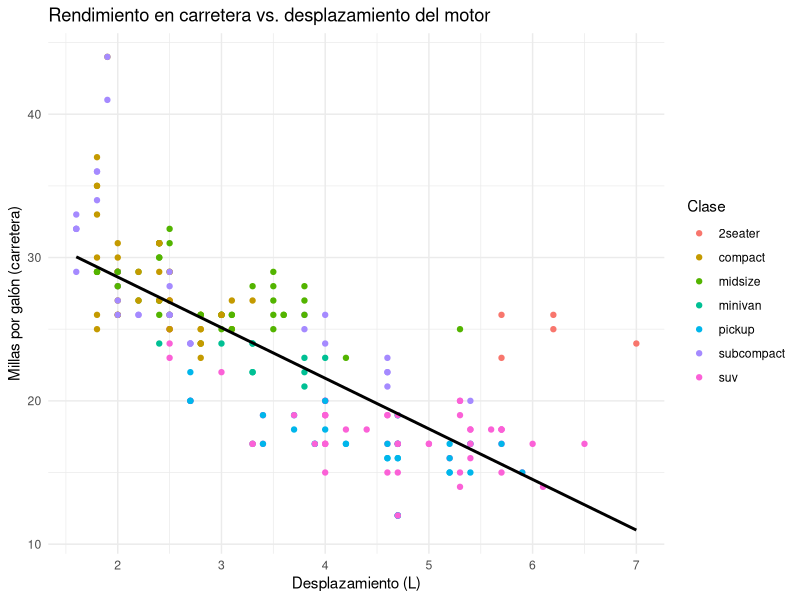
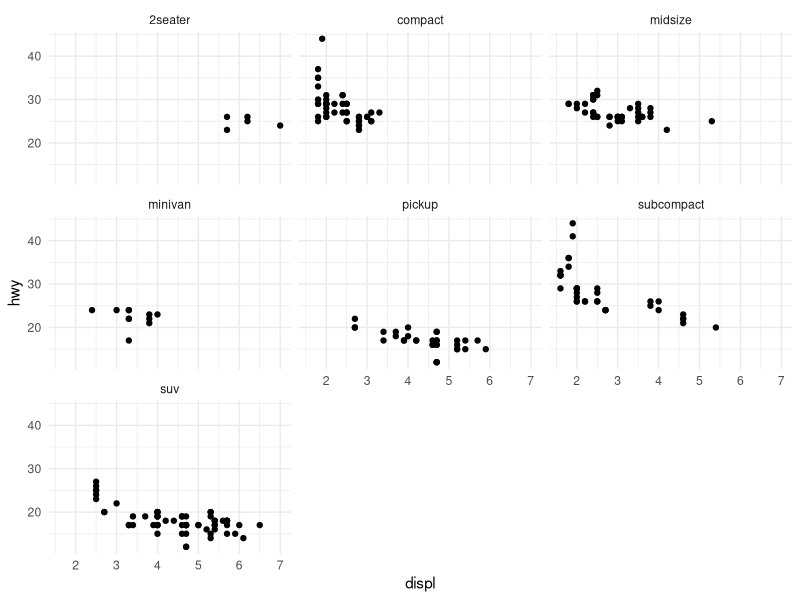
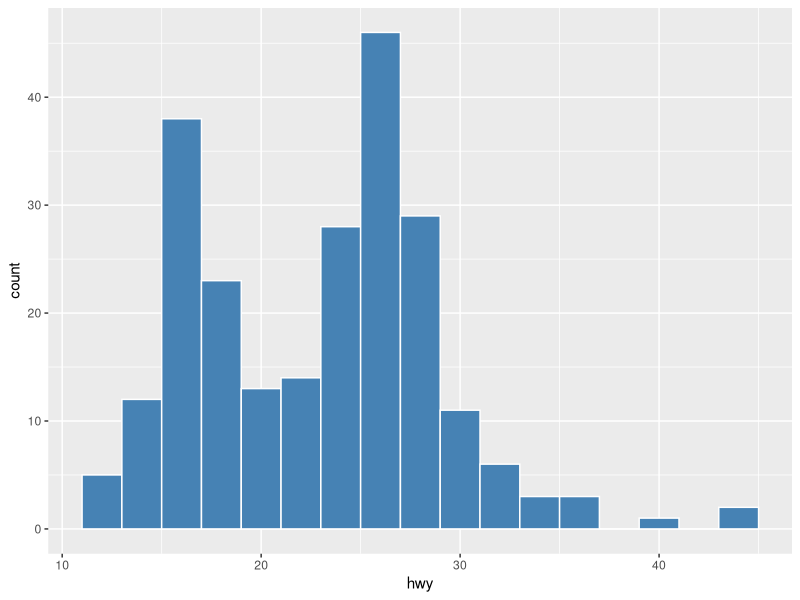
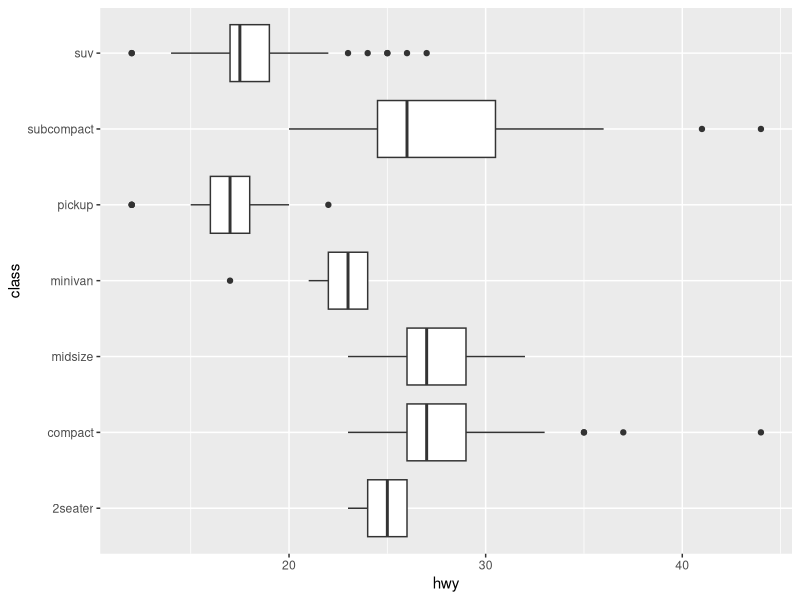
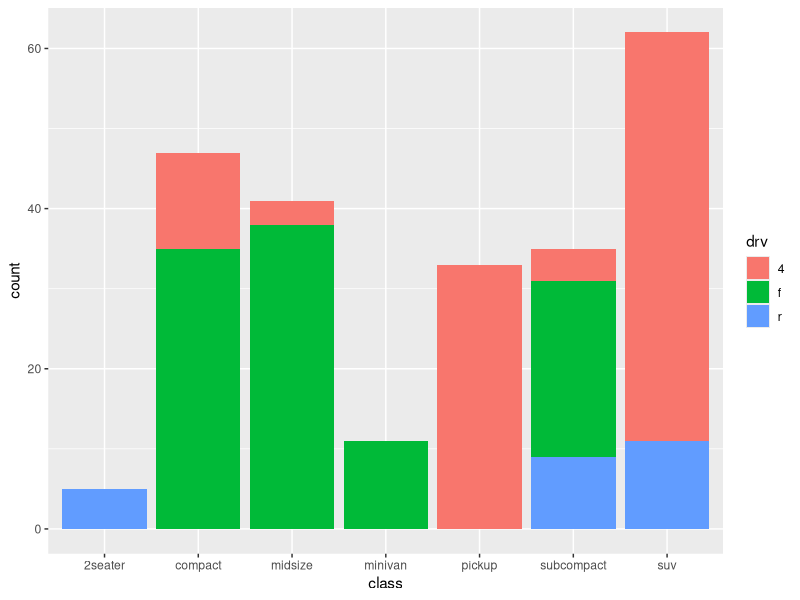
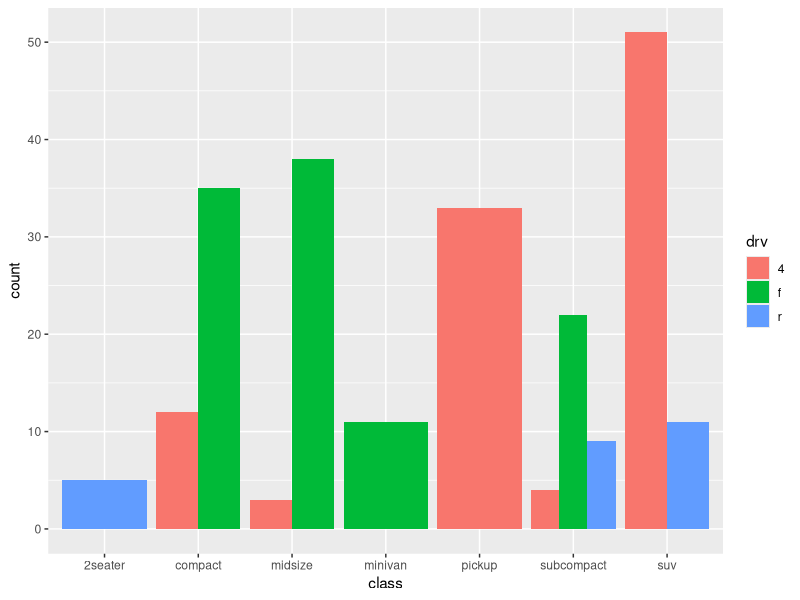
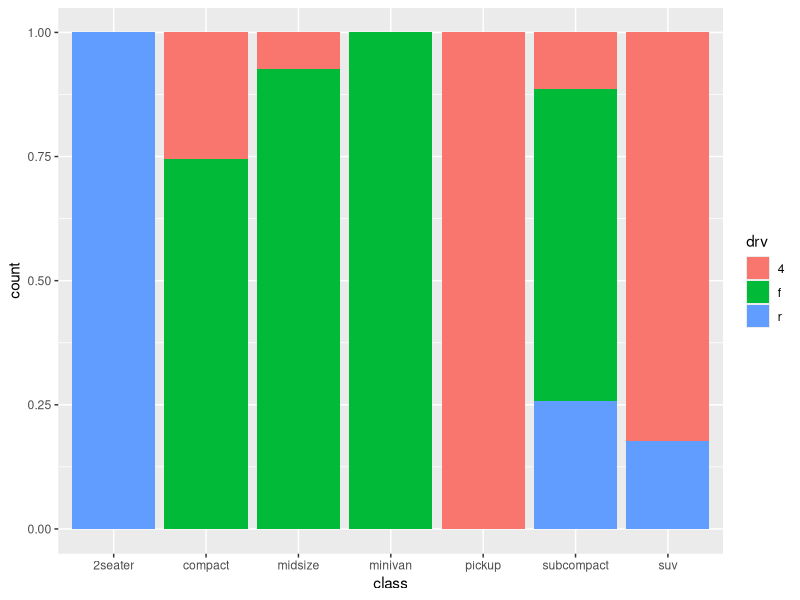
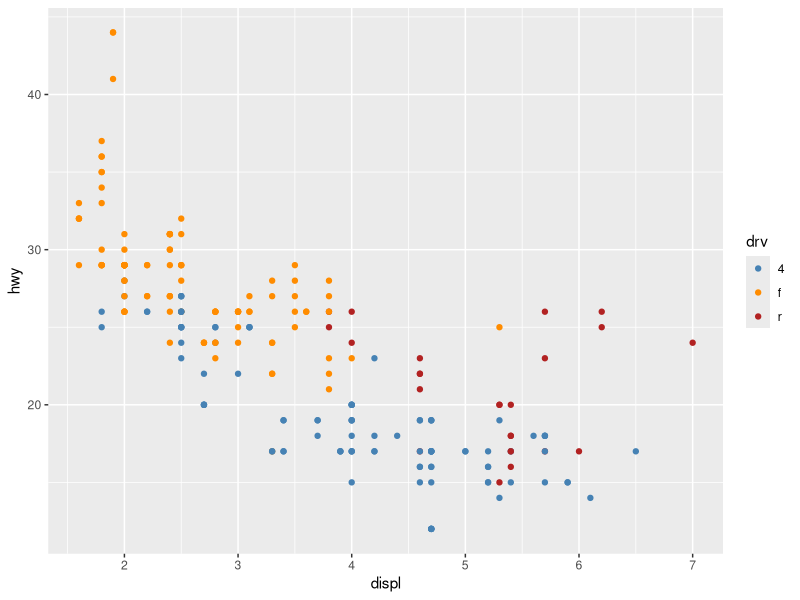

Generate these figures, in order, with R:
# =============================================================================
# Sesión 4 — Día 2 · tarde — Agregación, tidyr y ggplot2
# Curso de nivelación en R — CIMAT Aguascalientes
# =============================================================================
#
# Objetivo de la sesión (2h):
#   Agregar datos con group_by()+summarize(), reformar tablas con tidyr y
#   construir visualizaciones con ggplot2: geoms, position adjustments,
#   escalas, coordenadas, facetas y temas.

library(tidyverse)
datos <- as_tibble(mpg)

# mpg: consumo de 38 modelos de auto (1999-2008), un renglón por versión
# manufacturer - marca            model  - modelo
# displ        - desplazamiento del motor (litros)
# year         - año del modelo   cyl    - número de cilindros
# trans        - tipo de transmisión (auto/manual, # de marchas)
# drv          - tracción (4 = 4x4, f = delantera, r = trasera)
# cty          - millas por galón en ciudad
# hwy          - millas por galón en carretera
# fl           - tipo de combustible
# class        - tipo de vehículo (compacto, suv, pickup...)

# -----------------------------------------------------------------------------
# 1. group_by() + summarize(): el equivalente de un group-by/aggregate
# -----------------------------------------------------------------------------

datos %>%
  group_by(class) %>%
  summarize(
    n = n(),
    hwy_prom = mean(hwy),
    hwy_sd = sd(hwy)
  ) %>%
  arrange(desc(hwy_prom))

# Todo se encadena con el pipe %>%
resumen_fabricante <- datos %>%
  filter(cyl >= 6) %>%
  group_by(manufacturer) %>%
  summarize(hwy_prom = mean(hwy), .groups = "drop") %>%
  arrange(desc(hwy_prom))
resumen_fabricante

# -----------------------------------------------------------------------------
# 2. tidyr: reformar datos (long <-> wide) y joins
# -----------------------------------------------------------------------------

ancho <- tibble(
  pais = c("MX", "US", "CA"),
  y2020 = c(10, 20, 15),
  y2021 = c(12, 22, 14)
)

largo <- ancho %>%
  pivot_longer(cols = starts_with("y"), names_to = "anio", values_to = "valor")
largo

largo %>% pivot_wider(names_from = anio, values_from = valor)

# joins: igual que en SQL
poblacion <- tibble(pais = c("MX", "US", "CA"), poblacion_m = c(128, 331, 38))
largo %>% left_join(poblacion, by = "pais")

# -----------------------------------------------------------------------------
# 3. ggplot2: gramática de gráficos
# -----------------------------------------------------------------------------
# Estructura: ggplot(data, aes(x, y, ...)) + geom_*() + ajustes

ggplot(datos, aes(x = displ, y = hwy)) +
  geom_point(aes(color = class)) +
  geom_smooth(method = "lm", se = FALSE, color = "black") +
  labs(
    title = "Rendimiento en carretera vs. desplazamiento del motor",
    x = "Desplazamiento (L)", y = "Millas por galón (carretera)",
    color = "Clase"
  ) +
  theme_minimal()

# Facetas: un panel por categoría
ggplot(datos, aes(x = displ, y = hwy)) +
  geom_point() +
  facet_wrap(~ class) +
  theme_minimal()

# Distribuciones
ggplot(datos, aes(x = hwy)) +
  geom_histogram(binwidth = 2, fill = "steelblue", color = "white")

ggplot(datos, aes(x = class, y = hwy)) +
  geom_boxplot() +
  coord_flip()

# -----------------------------------------------------------------------------
# 4. Position adjustments: dodge, stack, fill
# -----------------------------------------------------------------------------

ggplot(datos, aes(x = class, fill = drv)) +
  geom_bar()                      # position = "stack" (default)

ggplot(datos, aes(x = class, fill = drv)) +
  geom_bar(position = "dodge")    # barras lado a lado

ggplot(datos, aes(x = class, fill = drv)) +
  geom_bar(position = "fill")     # proporciones (0-1) en vez de conteos

# -----------------------------------------------------------------------------
# 5. Escalas: color y relleno manuales
# -----------------------------------------------------------------------------

ggplot(datos, aes(x = displ, y = hwy, color = drv)) +
  geom_point() +
  scale_color_manual(values = c("4" = "steelblue", "f" = "darkorange", "r" = "firebrick"))

ggplot(datos, aes(x = class, fill = drv)) +
  geom_bar(position = "dodge") +
  scale_fill_brewer(palette = "Set2")

# -----------------------------------------------------------------------------
# 6. Coordenadas: zoom con coord_cartesian()
# -----------------------------------------------------------------------------
# coord_flip() (ya usado arriba) es otro sistema de coordenadas -- solo cambia
# cómo se dibuja, no los datos. coord_cartesian() hace zoom sin descartarlos.

ggplot(datos, aes(x = displ, y = hwy)) +
  geom_point() +
  geom_smooth(method = "lm") +
  coord_cartesian(xlim = c(2, 5))

# -----------------------------------------------------------------------------
# 7. Facetas: facet_wrap() vs. facet_grid()
# -----------------------------------------------------------------------------

ggplot(datos, aes(x = displ, y = hwy)) +
  geom_point() +
  facet_grid(drv ~ cyl)              # filas = drv, columnas = cyl

ggplot(datos, aes(x = displ, y = hwy)) +
  geom_point() +
  facet_wrap(~ class, scales = "free_y")   # cada panel con su propio rango en y

# -----------------------------------------------------------------------------
# 8. Temas y etiquetas con labs()
# -----------------------------------------------------------------------------

ggplot(datos, aes(x = displ, y = hwy)) +
  geom_point() +
  theme_bw()

ggplot(datos, aes(x = displ, y = hwy, color = class)) +
  geom_point() +
  labs(
    title = "Motor vs. rendimiento", x = "Desplazamiento",
    y = "Millas por galón", color = "Clase"
  ) +
  theme(legend.position = "bottom")

# =============================================================================
# EJERCICIOS
# =============================================================================

# 1. Con `mpg`, filtra drv == "4" y calcula el promedio de hwy por
#    manufacturer, ordenado de mayor a menor.

# 2. Crea una columna nueva `eficiente` (TRUE si hwy > 30) y grafica un
#    boxplot de displ separado por esa nueva variable.

# 3. Usa pivot_wider() sobre `datos %>% count(class, drv)` para obtener una
#    tabla con clases como filas y tipos de tracción (drv) como columnas.

# 4. (Reto) Reproduce con ggplot2 un gráfico de dispersión de cty vs hwy,
#    coloreado por class, con una línea de tendencia por clase
#    (geom_smooth(method = "lm") dentro de aes(color = class)).

# 5. Grafica un geom_bar() de class coloreado por drv con
#    position = "fill" para ver la proporción de drv dentro de cada clase.

# 6. (Reto) Reproduce el gráfico de displ vs hwy coloreado por drv, pero
#    elige tú los tres colores con scale_color_manual().

# 7. Usa facet_grid() para separar displ vs hwy en filas por drv.

# 8. Cambia el tema del gráfico anterior a theme_bw() y agrégale un
#    título con labs().

# =============================================================================
# EJEMPLO: préstamos de la biblioteca por género y estado
# =============================================================================
# Combina left_join, group_by con más de una variable, pivot_wider y un
# gráfico de barras agrupado -- un flujo de análisis exploratorio típico
# de principio a fin, esta vez sobre dos tablas relacionadas.

libros <- read_csv("data/libros.csv")
prestamos <- read_csv("data/prestamos.csv")

prestamos_completos <- prestamos %>%
  left_join(libros, by = "isbn") %>%
  mutate(estado = if_else(is.na(fecha_devolucion), "abierto", "devuelto"))

resumen_genero_estado <- prestamos_completos %>%
  group_by(genero, estado) %>%
  summarize(n = n(), .groups = "drop")
resumen_genero_estado

# Tabla ancha: una columna por estado, más fácil de leer de un vistazo
resumen_genero_estado %>%
  pivot_wider(names_from = estado, values_from = n, values_fill = 0)

# Gráfico de barras agrupado: una barra por combinación genero x estado
ggplot(resumen_genero_estado, aes(x = genero, y = n, fill = estado)) +
  geom_col(position = "dodge") +
  labs(
    title = "Préstamos por género y estado",
    x = "Género", y = "Número de préstamos", fill = "Estado"
  ) +
  theme_minimal() +
  theme(axis.text.x = element_text(angle = 45, hjust = 1))

# 9. Usando `datos` (mpg), agrupa por manufacturer y drv, calcula el
#    promedio de cty por grupo, y grafica un gráfico de barras agrupado
#    (geom_col(position = "dodge")) coloreado por drv.

# 10. (Reto) Usa pivot_longer() sobre mpg para poner cty y hwy en una sola
#    columna `tipo_millas` con su valor en `millas`, y grafica un boxplot
#    de `millas` por `tipo_millas`, coloreado por esa misma variable.

# 11. Importa data/ventas.csv, agrupa por categoria y calcula el monto total
#    y el promedio. Grafica un geom_col() del monto total por categoria.

# 12. Une prestamos con libros (left_join por isbn) y calcula, por genero, la
#    duracion promedio del prestamo en dias (fecha_devolucion - fecha_prestamo,
#    solo para los ya devueltos). ¿Qué género se presta por más tiempo?
